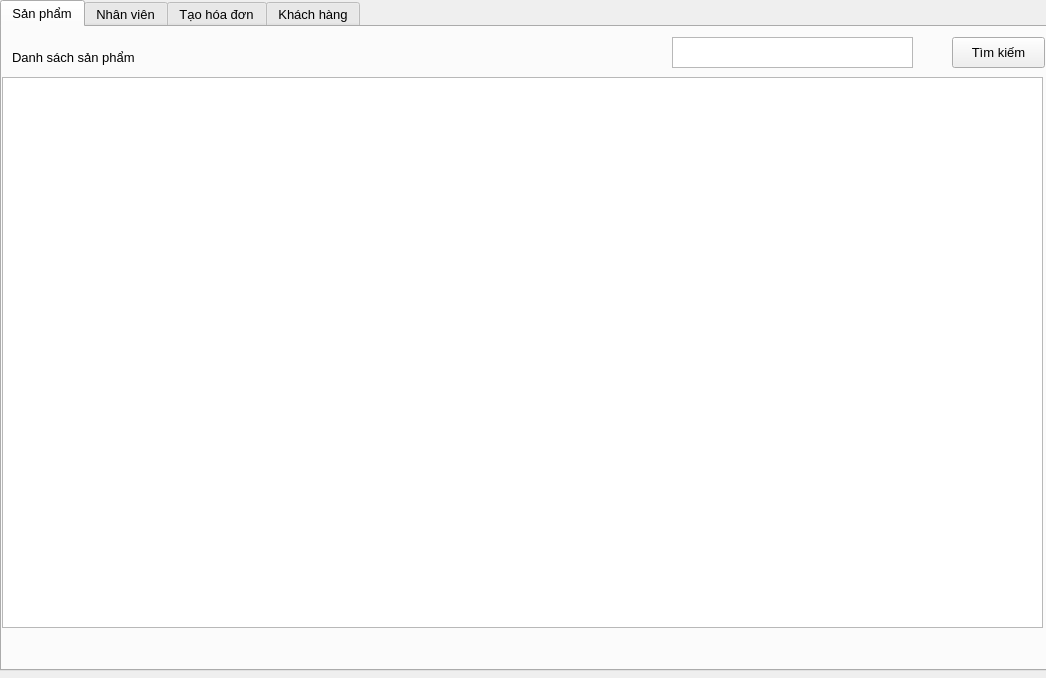
<?xml version="1.0" encoding="UTF-8"?>
<ui version="4.0">
 <class>Form</class>
 <widget class="QWidget" name="Form">
  <property name="geometry">
   <rect>
    <x>0</x>
    <y>0</y>
    <width>1046</width>
    <height>678</height>
   </rect>
  </property>
  <property name="windowTitle">
   <string>Form</string>
  </property>
  <widget class="QTabWidget" name="tabql">
   <property name="geometry">
    <rect>
     <x>0</x>
     <y>0</y>
     <width>1051</width>
     <height>671</height>
    </rect>
   </property>
   <property name="font">
    <font>
     <pointsize>10</pointsize>
    </font>
   </property>
   <property name="tabPosition">
    <enum>QTabWidget::North</enum>
   </property>
   <property name="currentIndex">
    <number>0</number>
   </property>
   <widget class="QWidget" name="tab">
    <attribute name="title">
     <string>Sản phẩm</string>
    </attribute>
    <widget class="QTableWidget" name="tb_dssp">
     <property name="geometry">
      <rect>
       <x>0</x>
       <y>50</y>
       <width>1041</width>
       <height>551</height>
      </rect>
     </property>
    </widget>
    <widget class="QLabel" name="label_8">
     <property name="geometry">
      <rect>
       <x>10</x>
       <y>20</y>
       <width>251</width>
       <height>21</height>
      </rect>
     </property>
     <property name="text">
      <string>Danh sách sản phẩm</string>
     </property>
    </widget>
    <widget class="QTextEdit" name="txt_timsp">
     <property name="geometry">
      <rect>
       <x>670</x>
       <y>10</y>
       <width>241</width>
       <height>31</height>
      </rect>
     </property>
    </widget>
    <widget class="QPushButton" name="btn_timsp">
     <property name="geometry">
      <rect>
       <x>950</x>
       <y>10</y>
       <width>93</width>
       <height>31</height>
      </rect>
     </property>
     <property name="text">
      <string>Tìm kiếm</string>
     </property>
    </widget>
   </widget>
   <widget class="QWidget" name="tab_2">
    <attribute name="title">
     <string>Nhân viên</string>
    </attribute>
    <widget class="QGroupBox" name="groupBox_2">
     <property name="geometry">
      <rect>
       <x>0</x>
       <y>0</y>
       <width>1041</width>
       <height>291</height>
      </rect>
     </property>
     <property name="font">
      <font>
       <pointsize>10</pointsize>
      </font>
     </property>
     <property name="title">
      <string/>
     </property>
     <widget class="QLabel" name="label_9">
      <property name="geometry">
       <rect>
        <x>10</x>
        <y>60</y>
        <width>101</width>
        <height>31</height>
       </rect>
      </property>
      <property name="text">
       <string>Username</string>
      </property>
     </widget>
     <widget class="QLabel" name="label_10">
      <property name="geometry">
       <rect>
        <x>10</x>
        <y>110</y>
        <width>101</width>
        <height>31</height>
       </rect>
      </property>
      <property name="text">
       <string>Password</string>
      </property>
     </widget>
     <widget class="QLabel" name="label_11">
      <property name="geometry">
       <rect>
        <x>10</x>
        <y>160</y>
        <width>101</width>
        <height>31</height>
       </rect>
      </property>
      <property name="text">
       <string>First Name</string>
      </property>
     </widget>
     <widget class="QLabel" name="label_12">
      <property name="geometry">
       <rect>
        <x>10</x>
        <y>210</y>
        <width>101</width>
        <height>31</height>
       </rect>
      </property>
      <property name="text">
       <string>Last name</string>
      </property>
     </widget>
     <widget class="QLabel" name="label_13">
      <property name="geometry">
       <rect>
        <x>420</x>
        <y>10</y>
        <width>101</width>
        <height>31</height>
       </rect>
      </property>
      <property name="text">
       <string>Phone</string>
      </property>
     </widget>
     <widget class="QLabel" name="label_14">
      <property name="geometry">
       <rect>
        <x>10</x>
        <y>10</y>
        <width>101</width>
        <height>31</height>
       </rect>
      </property>
      <property name="text">
       <string>ID</string>
      </property>
     </widget>
     <widget class="QLabel" name="label_15">
      <property name="geometry">
       <rect>
        <x>420</x>
        <y>60</y>
        <width>101</width>
        <height>31</height>
       </rect>
      </property>
      <property name="text">
       <string>Address</string>
      </property>
     </widget>
     <widget class="QLabel" name="label_16">
      <property name="geometry">
       <rect>
        <x>10</x>
        <y>250</y>
        <width>251</width>
        <height>21</height>
       </rect>
      </property>
      <property name="text">
       <string>Thông tin sản phẩm :</string>
      </property>
     </widget>
     <widget class="QTextEdit" name="txt_timnv">
      <property name="geometry">
       <rect>
        <x>690</x>
        <y>250</y>
        <width>241</width>
        <height>31</height>
       </rect>
      </property>
     </widget>
     <widget class="QPushButton" name="btn_timnv">
      <property name="geometry">
       <rect>
        <x>940</x>
        <y>250</y>
        <width>93</width>
        <height>31</height>
       </rect>
      </property>
      <property name="text">
       <string>Tìm kiếm</string>
      </property>
     </widget>
     <widget class="QLabel" name="label_32">
      <property name="geometry">
       <rect>
        <x>420</x>
        <y>160</y>
        <width>101</width>
        <height>31</height>
       </rect>
      </property>
      <property name="text">
       <string>Roles_Id</string>
      </property>
     </widget>
     <widget class="QComboBox" name="cbb_idnv">
      <property name="geometry">
       <rect>
        <x>540</x>
        <y>160</y>
        <width>161</width>
        <height>31</height>
       </rect>
      </property>
      <property name="currentText">
       <string>1</string>
      </property>
      <item>
       <property name="text">
        <string>1</string>
       </property>
      </item>
      <item>
       <property name="text">
        <string>2</string>
       </property>
      </item>
     </widget>
     <widget class="QLabel" name="label_33">
      <property name="geometry">
       <rect>
        <x>420</x>
        <y>110</y>
        <width>101</width>
        <height>31</height>
       </rect>
      </property>
      <property name="text">
       <string>Email</string>
      </property>
     </widget>
     <widget class="QPushButton" name="btn_themnv">
      <property name="geometry">
       <rect>
        <x>820</x>
        <y>10</y>
        <width>93</width>
        <height>31</height>
       </rect>
      </property>
      <property name="text">
       <string>Làm mới</string>
      </property>
     </widget>
     <widget class="QPushButton" name="btn_suanv">
      <property name="geometry">
       <rect>
        <x>820</x>
        <y>60</y>
        <width>93</width>
        <height>31</height>
       </rect>
      </property>
      <property name="text">
       <string>Sửa</string>
      </property>
     </widget>
     <widget class="QPushButton" name="btn_xoanv">
      <property name="geometry">
       <rect>
        <x>820</x>
        <y>110</y>
        <width>93</width>
        <height>31</height>
       </rect>
      </property>
      <property name="text">
       <string>Xóa</string>
      </property>
     </widget>
     <widget class="QPushButton" name="btn_luunv">
      <property name="geometry">
       <rect>
        <x>820</x>
        <y>160</y>
        <width>93</width>
        <height>31</height>
       </rect>
      </property>
      <property name="text">
       <string>Thêm</string>
      </property>
     </widget>
     <widget class="QLineEdit" name="txt_manv">
      <property name="geometry">
       <rect>
        <x>130</x>
        <y>10</y>
        <width>161</width>
        <height>31</height>
       </rect>
      </property>
     </widget>
     <widget class="QLineEdit" name="txt_tendn">
      <property name="geometry">
       <rect>
        <x>130</x>
        <y>60</y>
        <width>161</width>
        <height>31</height>
       </rect>
      </property>
     </widget>
     <widget class="QLineEdit" name="txt_pass">
      <property name="geometry">
       <rect>
        <x>130</x>
        <y>110</y>
        <width>161</width>
        <height>31</height>
       </rect>
      </property>
     </widget>
     <widget class="QLineEdit" name="txt_fname">
      <property name="geometry">
       <rect>
        <x>130</x>
        <y>160</y>
        <width>161</width>
        <height>31</height>
       </rect>
      </property>
     </widget>
     <widget class="QLineEdit" name="txt_lname">
      <property name="geometry">
       <rect>
        <x>130</x>
        <y>210</y>
        <width>161</width>
        <height>31</height>
       </rect>
      </property>
     </widget>
     <widget class="QLineEdit" name="txt_sdt">
      <property name="geometry">
       <rect>
        <x>540</x>
        <y>10</y>
        <width>161</width>
        <height>31</height>
       </rect>
      </property>
     </widget>
     <widget class="QLineEdit" name="txt_dc">
      <property name="geometry">
       <rect>
        <x>540</x>
        <y>60</y>
        <width>161</width>
        <height>31</height>
       </rect>
      </property>
     </widget>
     <widget class="QLineEdit" name="txt_email">
      <property name="geometry">
       <rect>
        <x>540</x>
        <y>110</y>
        <width>161</width>
        <height>31</height>
       </rect>
      </property>
     </widget>
    </widget>
    <widget class="QTableWidget" name="tb_dsnv">
     <property name="geometry">
      <rect>
       <x>0</x>
       <y>280</y>
       <width>1041</width>
       <height>331</height>
      </rect>
     </property>
    </widget>
   </widget>
   <widget class="QWidget" name="tab_4">
    <attribute name="title">
     <string>Tạo hóa đơn</string>
    </attribute>
    <widget class="QTableWidget" name="tb_dshoadon">
     <property name="geometry">
      <rect>
       <x>0</x>
       <y>390</y>
       <width>1041</width>
       <height>221</height>
      </rect>
     </property>
    </widget>
    <widget class="QLabel" name="label_18">
     <property name="geometry">
      <rect>
       <x>10</x>
       <y>60</y>
       <width>101</width>
       <height>31</height>
      </rect>
     </property>
     <property name="text">
      <string>Ngày bán</string>
     </property>
    </widget>
    <widget class="QLabel" name="label_19">
     <property name="geometry">
      <rect>
       <x>10</x>
       <y>110</y>
       <width>111</width>
       <height>31</height>
      </rect>
     </property>
     <property name="text">
      <string>Mã nhân viên</string>
     </property>
    </widget>
    <widget class="QLabel" name="label_20">
     <property name="geometry">
      <rect>
       <x>10</x>
       <y>160</y>
       <width>111</width>
       <height>31</height>
      </rect>
     </property>
     <property name="text">
      <string>Tên nhân viên</string>
     </property>
    </widget>
    <widget class="QLabel" name="label_21">
     <property name="geometry">
      <rect>
       <x>400</x>
       <y>10</y>
       <width>121</width>
       <height>31</height>
      </rect>
     </property>
     <property name="text">
      <string>Mã khách hàng</string>
     </property>
    </widget>
    <widget class="QLabel" name="label_22">
     <property name="geometry">
      <rect>
       <x>400</x>
       <y>60</y>
       <width>121</width>
       <height>31</height>
      </rect>
     </property>
     <property name="text">
      <string>Tên khách hàng</string>
     </property>
    </widget>
    <widget class="QLabel" name="label_23">
     <property name="geometry">
      <rect>
       <x>400</x>
       <y>110</y>
       <width>121</width>
       <height>31</height>
      </rect>
     </property>
     <property name="text">
      <string>Địa chỉ</string>
     </property>
    </widget>
    <widget class="QLabel" name="label_24">
     <property name="geometry">
      <rect>
       <x>400</x>
       <y>160</y>
       <width>121</width>
       <height>31</height>
      </rect>
     </property>
     <property name="text">
      <string>Điện thoại</string>
     </property>
    </widget>
    <widget class="QLabel" name="label_25">
     <property name="geometry">
      <rect>
       <x>10</x>
       <y>290</y>
       <width>81</width>
       <height>31</height>
      </rect>
     </property>
     <property name="text">
      <string>Mã hàng</string>
     </property>
    </widget>
    <widget class="QLabel" name="label_27">
     <property name="geometry">
      <rect>
       <x>300</x>
       <y>290</y>
       <width>101</width>
       <height>31</height>
      </rect>
     </property>
     <property name="text">
      <string>Tên hàng</string>
     </property>
    </widget>
    <widget class="QLabel" name="label_28">
     <property name="geometry">
      <rect>
       <x>300</x>
       <y>340</y>
       <width>101</width>
       <height>31</height>
      </rect>
     </property>
     <property name="text">
      <string>Giảm giá %</string>
     </property>
    </widget>
    <widget class="QLabel" name="label_29">
     <property name="geometry">
      <rect>
       <x>10</x>
       <y>340</y>
       <width>71</width>
       <height>31</height>
      </rect>
     </property>
     <property name="text">
      <string>Đơn giá</string>
     </property>
    </widget>
    <widget class="QLabel" name="label_31">
     <property name="geometry">
      <rect>
       <x>10</x>
       <y>10</y>
       <width>111</width>
       <height>31</height>
      </rect>
     </property>
     <property name="text">
      <string>Mã hóa đơn</string>
     </property>
    </widget>
    <widget class="QPushButton" name="txt_themhd">
     <property name="geometry">
      <rect>
       <x>820</x>
       <y>10</y>
       <width>91</width>
       <height>31</height>
      </rect>
     </property>
     <property name="text">
      <string>Làm mới</string>
     </property>
    </widget>
    <widget class="QPushButton" name="txt_suahd">
     <property name="geometry">
      <rect>
       <x>820</x>
       <y>60</y>
       <width>93</width>
       <height>31</height>
      </rect>
     </property>
     <property name="text">
      <string>Sửa</string>
     </property>
    </widget>
    <widget class="QPushButton" name="txt_xoahd">
     <property name="geometry">
      <rect>
       <x>820</x>
       <y>110</y>
       <width>93</width>
       <height>31</height>
      </rect>
     </property>
     <property name="text">
      <string>Xóa</string>
     </property>
    </widget>
    <widget class="QPushButton" name="txt_inhd">
     <property name="geometry">
      <rect>
       <x>820</x>
       <y>210</y>
       <width>93</width>
       <height>31</height>
      </rect>
     </property>
     <property name="text">
      <string>Xuất</string>
     </property>
    </widget>
    <widget class="QPushButton" name="btn_luhd">
     <property name="geometry">
      <rect>
       <x>820</x>
       <y>160</y>
       <width>93</width>
       <height>31</height>
      </rect>
     </property>
     <property name="text">
      <string>Thêm</string>
     </property>
    </widget>
    <widget class="QLineEdit" name="txt_mahd">
     <property name="geometry">
      <rect>
       <x>130</x>
       <y>10</y>
       <width>161</width>
       <height>31</height>
      </rect>
     </property>
    </widget>
    <widget class="QLineEdit" name="txt_masp_2">
     <property name="geometry">
      <rect>
       <x>90</x>
       <y>290</y>
       <width>161</width>
       <height>31</height>
      </rect>
     </property>
    </widget>
    <widget class="QLineEdit" name="txt_manv_2">
     <property name="geometry">
      <rect>
       <x>130</x>
       <y>110</y>
       <width>161</width>
       <height>31</height>
      </rect>
     </property>
    </widget>
    <widget class="QLineEdit" name="txt_tennv">
     <property name="geometry">
      <rect>
       <x>130</x>
       <y>160</y>
       <width>161</width>
       <height>31</height>
      </rect>
     </property>
    </widget>
    <widget class="QLineEdit" name="txt_tenkh">
     <property name="geometry">
      <rect>
       <x>540</x>
       <y>60</y>
       <width>161</width>
       <height>31</height>
      </rect>
     </property>
     <property name="readOnly">
      <bool>true</bool>
     </property>
    </widget>
    <widget class="QLineEdit" name="txt_dckh">
     <property name="geometry">
      <rect>
       <x>540</x>
       <y>110</y>
       <width>161</width>
       <height>31</height>
      </rect>
     </property>
     <property name="readOnly">
      <bool>true</bool>
     </property>
    </widget>
    <widget class="QLineEdit" name="txt_dtkh">
     <property name="geometry">
      <rect>
       <x>540</x>
       <y>160</y>
       <width>161</width>
       <height>31</height>
      </rect>
     </property>
     <property name="readOnly">
      <bool>true</bool>
     </property>
    </widget>
    <widget class="QLineEdit" name="txt_tensp_2">
     <property name="geometry">
      <rect>
       <x>400</x>
       <y>290</y>
       <width>161</width>
       <height>31</height>
      </rect>
     </property>
    </widget>
    <widget class="QLineEdit" name="txt_giamgia_2">
     <property name="geometry">
      <rect>
       <x>400</x>
       <y>340</y>
       <width>161</width>
       <height>31</height>
      </rect>
     </property>
    </widget>
    <widget class="QLineEdit" name="txt_dongia">
     <property name="geometry">
      <rect>
       <x>90</x>
       <y>340</y>
       <width>161</width>
       <height>31</height>
      </rect>
     </property>
    </widget>
    <widget class="QLineEdit" name="txt_thanhtien">
     <property name="geometry">
      <rect>
       <x>600</x>
       <y>340</y>
       <width>161</width>
       <height>31</height>
      </rect>
     </property>
    </widget>
    <widget class="QLineEdit" name="txt_makh">
     <property name="geometry">
      <rect>
       <x>540</x>
       <y>10</y>
       <width>161</width>
       <height>31</height>
      </rect>
     </property>
    </widget>
    <widget class="QLabel" name="label_26">
     <property name="geometry">
      <rect>
       <x>400</x>
       <y>210</y>
       <width>91</width>
       <height>31</height>
      </rect>
     </property>
     <property name="text">
      <string>Email</string>
     </property>
    </widget>
    <widget class="QLineEdit" name="txt_emailkh">
     <property name="geometry">
      <rect>
       <x>540</x>
       <y>210</y>
       <width>161</width>
       <height>31</height>
      </rect>
     </property>
     <property name="readOnly">
      <bool>true</bool>
     </property>
    </widget>
    <widget class="QPushButton" name="btn_thanhtien">
     <property name="geometry">
      <rect>
       <x>630</x>
       <y>300</y>
       <width>91</width>
       <height>31</height>
      </rect>
     </property>
     <property name="text">
      <string>Thành tiền</string>
     </property>
    </widget>
    <widget class="QDateTimeEdit" name="date_hoadon">
     <property name="geometry">
      <rect>
       <x>130</x>
       <y>60</y>
       <width>161</width>
       <height>31</height>
      </rect>
     </property>
     <property name="font">
      <font>
       <pointsize>9</pointsize>
      </font>
     </property>
    </widget>
    <widget class="QPushButton" name="btn_status">
     <property name="geometry">
      <rect>
       <x>860</x>
       <y>340</y>
       <width>181</width>
       <height>28</height>
      </rect>
     </property>
     <property name="text">
      <string>Đơn hàng chưa duyệt</string>
     </property>
    </widget>
   </widget>
   <widget class="QWidget" name="tab_3">
    <attribute name="title">
     <string>Khách hàng</string>
    </attribute>
    <widget class="QTableWidget" name="tb_kh">
     <property name="geometry">
      <rect>
       <x>0</x>
       <y>240</y>
       <width>1041</width>
       <height>361</height>
      </rect>
     </property>
    </widget>
    <widget class="QLineEdit" name="txt_makh_4">
     <property name="geometry">
      <rect>
       <x>160</x>
       <y>20</y>
       <width>161</width>
       <height>31</height>
      </rect>
     </property>
    </widget>
    <widget class="QLineEdit" name="txt_tenkh_4">
     <property name="geometry">
      <rect>
       <x>160</x>
       <y>80</y>
       <width>161</width>
       <height>31</height>
      </rect>
     </property>
    </widget>
    <widget class="QLineEdit" name="txt_diachikh">
     <property name="geometry">
      <rect>
       <x>160</x>
       <y>140</y>
       <width>161</width>
       <height>31</height>
      </rect>
     </property>
    </widget>
    <widget class="QLineEdit" name="txt_sdtkh">
     <property name="geometry">
      <rect>
       <x>160</x>
       <y>200</y>
       <width>161</width>
       <height>31</height>
      </rect>
     </property>
    </widget>
    <widget class="QLineEdit" name="txt_emailkh_4">
     <property name="geometry">
      <rect>
       <x>640</x>
       <y>20</y>
       <width>161</width>
       <height>31</height>
      </rect>
     </property>
    </widget>
    <widget class="QLineEdit" name="txt_uname">
     <property name="geometry">
      <rect>
       <x>640</x>
       <y>80</y>
       <width>161</width>
       <height>31</height>
      </rect>
     </property>
    </widget>
    <widget class="QLineEdit" name="txt_pass_4">
     <property name="geometry">
      <rect>
       <x>640</x>
       <y>140</y>
       <width>161</width>
       <height>31</height>
      </rect>
     </property>
    </widget>
    <widget class="QLabel" name="label_80">
     <property name="geometry">
      <rect>
       <x>10</x>
       <y>20</y>
       <width>121</width>
       <height>31</height>
      </rect>
     </property>
     <property name="text">
      <string>Mã khách hàng</string>
     </property>
    </widget>
    <widget class="QLabel" name="label_81">
     <property name="geometry">
      <rect>
       <x>10</x>
       <y>80</y>
       <width>121</width>
       <height>31</height>
      </rect>
     </property>
     <property name="text">
      <string>Tên khách hàng</string>
     </property>
    </widget>
    <widget class="QLabel" name="label_82">
     <property name="geometry">
      <rect>
       <x>10</x>
       <y>140</y>
       <width>121</width>
       <height>31</height>
      </rect>
     </property>
     <property name="text">
      <string>Địa chỉ</string>
     </property>
    </widget>
    <widget class="QLabel" name="label_83">
     <property name="geometry">
      <rect>
       <x>10</x>
       <y>200</y>
       <width>121</width>
       <height>31</height>
      </rect>
     </property>
     <property name="text">
      <string>Số điện thoại</string>
     </property>
    </widget>
    <widget class="QLabel" name="label_84">
     <property name="geometry">
      <rect>
       <x>500</x>
       <y>20</y>
       <width>121</width>
       <height>31</height>
      </rect>
     </property>
     <property name="text">
      <string>Email</string>
     </property>
    </widget>
    <widget class="QLabel" name="label_85">
     <property name="geometry">
      <rect>
       <x>500</x>
       <y>80</y>
       <width>121</width>
       <height>31</height>
      </rect>
     </property>
     <property name="text">
      <string>Tên đăng nhập</string>
     </property>
    </widget>
    <widget class="QLabel" name="label_86">
     <property name="geometry">
      <rect>
       <x>500</x>
       <y>140</y>
       <width>121</width>
       <height>31</height>
      </rect>
     </property>
     <property name="text">
      <string>Mật khẩu</string>
     </property>
    </widget>
    <widget class="QPushButton" name="btn_lammoi">
     <property name="geometry">
      <rect>
       <x>880</x>
       <y>20</y>
       <width>91</width>
       <height>31</height>
      </rect>
     </property>
     <property name="text">
      <string>Làm mới</string>
     </property>
    </widget>
    <widget class="QPushButton" name="btn_themkh">
     <property name="geometry">
      <rect>
       <x>880</x>
       <y>80</y>
       <width>91</width>
       <height>31</height>
      </rect>
     </property>
     <property name="text">
      <string>Thêm</string>
     </property>
    </widget>
    <widget class="QPushButton" name="btn_suakh">
     <property name="geometry">
      <rect>
       <x>880</x>
       <y>140</y>
       <width>91</width>
       <height>31</height>
      </rect>
     </property>
     <property name="text">
      <string>Sửa</string>
     </property>
    </widget>
   </widget>
  </widget>
 </widget>
 <resources/>
 <connections/>
</ui>
